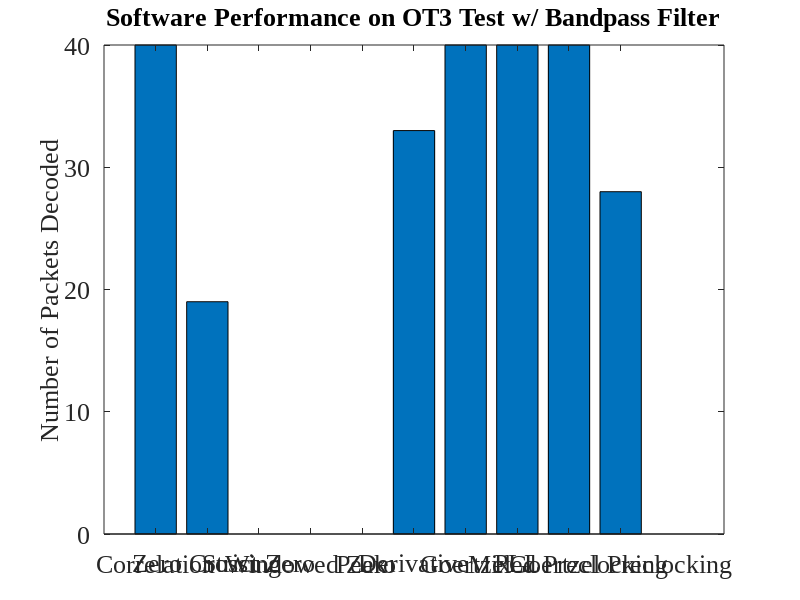

Here is the MATLAB script that generated this plot: (Note: this script raises an error after producing the figure.)
fontSize = 19;
% .wav file	Filtering	Correlation	Zero Xing	Strict Xing	Windowed Zero	Peak	Derivative	Goertzel	PLL	PreClocking	Goertzel Pre
% OT3Test	None        40          35          40          39              3       40          40          40	0           40	
%           Bandpass	40          19          0           0               0       33          40          40	40          28	
%           6db         40          12          40          0               0       14          40          0	39          15	
% Gen200	None        200         200         200         200             200     200         200         200	0           200	
%           Bandpass	200         27          200         0               0       200         200         200	200         106	
%           6db         200         200         200         0               0       200         200         200	200         199	
% OT3WNoise	None        24          0           6           0               0       3           25          21	0           10	
%           Bandpass	24          6           2           0               0       5           23          23	17          11	
%           6db         11          1           9           0               0       4           6           14	6           5	
% LATrack1	None        946         460         568         298             0       543         965         925	0           564	
%           Bandpass	964         536         151         0               0       422         965         654	939         431	
%           6db         914         53          422         0               0       97          512         189	482         224	
% LATrack2	None        639         0           0           162             0       5           608         0	0           390	
%           Bandpass	872         0           0           0               0       0           448         0	939         230	
%           6db         958         209         74          0               0       254         956         0	947         392	

x = [40          19          0           0               0       33          40          40	40          28];
y = ['Correlation' 'Zero Crossing' 'Strict Zero' 'Windowed Zero' 'Peak' 'Derivative' 'Goertzel' 'PLL' 'Mixed Preclocking' 'Goertzel Preclocking'];
f = figure('Position',[0,0,1280,1024]);
set(gcf,'color','w');
bar(x);
filename = 'Software Performance on OT3 Test w/ Bandpass Filter';
title(filename);
%xlabel('Devices');
ylabel('Number of Packets Decoded');
set(gca,'XTickLabel',{'Correlation' 'Zero Crossing' 'Strict Zero' 'Windowed Zero' 'Peak' 'Derivative' 'Goertzel' 'PLL' 'Mixed Preclocking' 'Goertzel Preclocking'})
set(gca,'FontSize',fontSize, 'FontName', 'Times New Roman');
set(findall(gcf,'type','text'),'FontSize',fontSize, 'FontName', 'Times New Roman');
rotateXLabels(gca, 45)
set(gca, 'xtick', [])
grid on
saveas(f, strcat('.\..\..\..\rrxthesis\images\',regexprep(filename,'[^\w'']',''),'.png'));
pause();
close(f);
clear all;